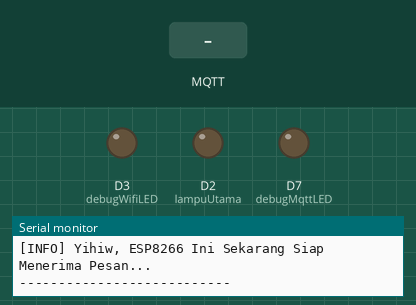
Recording of a sketch running on a simulated ESP8266 (NodeMCU). On the bench: output pins drawn as LEDs (lit = HIGH), the last lines printed to the serial monitor. The test bench sets the inputs (shaded band). WiFi joins after 1.5 s; servers stay silent unless stated; no MQTT or app messages arrive unless stated.

Above: at 5.7 s.
5.8 s: MQTT message "ON" arrives on the first subscribed topic
At 6.6 s:
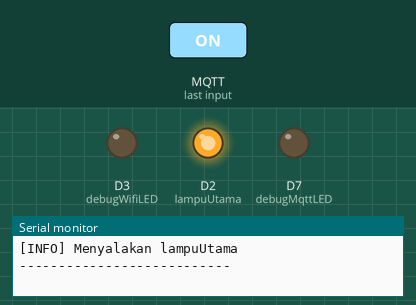
7.3 s: MQTT message "OFF" arrives on the first subscribed topic
At 7.8 s:
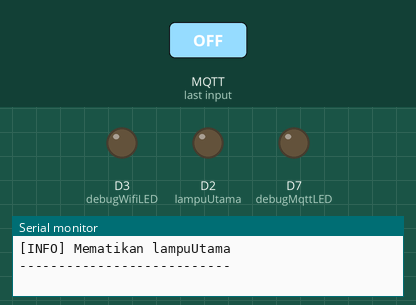
Timing chart, 0 to 10.3 s (numbered marks = the images above; inputs shaded):
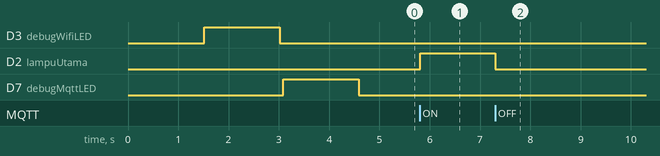

The sketch:

softest.ino
```cpp
#include <ESP8266WiFi.h>
#include <PubSubClient.h>

// Konfigurasi WiFi
const char *ssid = "wifi_ssid_name";         // Nama SSID WiFi
const char *password = "wifi_pass"; // Password WiFi

// Identitas Ruangan Target
const char *nama_ruangan = "lab-mm"; // Nama ruangan target

// Topic yang di-listen oleh ESP8266
String mqtt_topic_subscribe = "/tif/" + String(nama_ruangan); // MQTT topic subscribe

// Konfigurasi terhadap MQTT Broker
const char *mqtt_broker = "mqtt_broker";      // Alamat IP MQTT broker
const char *mqtt_username = "mqtt_username";        // MQTT username untuk autentikasi
const char *mqtt_password = "mqtt_pass"; // MQTT password untuk autentikasi
const int mqtt_port = 1883;                  // Port MQTT broker

const int debugMqttLED = D7; // Pin untuk indikator status koneksi dengan MQTT Broker
const int debugWifiLED = D3; // Pin untuk indikator status koneksi dengan WiFi
const int lampuUtama = D2; // Pin untuk lampu utama

// Inisisialisasi variabel objek global library
WiFiClient espClient;
PubSubClient mqtt_client(espClient);

// Pemanggilan fungsi utama dari program ini, dari konektivitas ke WiFi hingga koneksi ke MQTT Broker
void connectToWiFi();
void connectToMQTTBroker();
void mqttCallback(char *topic, byte *payload, unsigned int length);

void setup()
{
    // Inisialisasi Serial Monitor untuk melihat print statement dan prosesdebugging
    Serial.begin(115200);

    // Inisialisasi pin lampu-lampu sebagai OUTPUT
    pinMode(lampuUtama, OUTPUT);
    pinMode(debugWifiLED, OUTPUT);
    pinMode(debugMqttLED, OUTPUT);

    // Inisialisasi koneksi ke WiFi dan MQTT Broker
    connectToWiFi();
    mqtt_client.setServer(mqtt_broker, mqtt_port);
    mqtt_client.setCallback(mqttCallback);
    connectToMQTTBroker();
}

void connectToWiFi()
{
    // Melakukan koneksi ke WiFi
    WiFi.begin(ssid, password);

    while (WiFi.status() != WL_CONNECTED)
    {
        // Print statement untuk memberi tahu progress uji coba konektivitas wifi
        Serial.print("#--Connecting--# ");
        delay(500);

        // Jika belum terkoneksi ke WiFi, maka LED indikator masih akan mati
        digitalWrite(debugWifiLED, LOW);
    }

    // Melihat log informasi wifi yang akan dicoba dikoneksikan
    Serial.println("\n[INFO] Dibawah ini merupakan kredensial WiFi yang dihubungkan...");
    Serial.println("[INFO] WiFi SSID: " + String(ssid));
    Serial.println("[INFO] WiFi Password: " + String(password));

    // Print statement untuk memberi tahu bahwa wifi sudah berhasil dikoneksikan
    Serial.println("[INFO] Yeay, berhasil terkoneksi ke WiFi!");
    Serial.println("---------------------------");

    // Jika sudah terkoneksi ke WiFi, maka LED indikator status konektivitas wifi akan menyala selama 1,5 detik
    digitalWrite(debugWifiLED, HIGH);
    delay(1500);
    digitalWrite(debugWifiLED, LOW);
}

void connectToMQTTBroker()
{
    // Melihat log informasi MQTT Broker yang akan dicoba dikoneksikan
    Serial.println("[INFO] Mencoba menghubungkan ke MQTT Broker sesuai kredensial dibawah ini...");
    Serial.println("[INFO] MQTT Broker: " + String(mqtt_broker));
    Serial.println("[INFO] MQTT Port: " + String(mqtt_port));
    Serial.println("[INFO] MQTT Username: " + String(mqtt_username));
    Serial.println("[INFO] MQTT Password: " + String(mqtt_password));
    Serial.println("[INFO] MQTT Topic Subscribe: " + mqtt_topic_subscribe);

    while (!mqtt_client.connected())
    {
        // Melakukan pembuatan client ID yang unik untuk ESP8266, dan melihat client ID yang akan digunakan
        String client_id = "esp8266-client-" + String(WiFi.macAddress());
        Serial.printf("[INFO] Mencoba menghubungkan ke MQTT Broker dengan client ID: %s.....\n", client_id.c_str());

        // Jika gagal terkoneksi ke MQTT Broker, maka akan mencoba kembali setiap 5 detik sekali
        if (mqtt_client.connect(client_id.c_str(), mqtt_username, mqtt_password))
        {
            // Jika berhasil terkoneksi ke MQTT Broker, maka LED indikator status konektivitas MQTT Broker akan menyala selama 1,5 detik
            Serial.println("[INFO] Yeay, berhasil terkoneksi ke MQTT Broker!");
            digitalWrite(debugMqttLED, HIGH);
            delay(1500);
            digitalWrite(debugMqttLED, LOW);

            // Melakukan subscribe pada topic yang di-listen oleh ESP8266 tadi
            mqtt_client.subscribe(mqtt_topic_subscribe.c_str()); // Menggunakan c_str() untuk mengonversi String ke const char*

            // Print statement untuk memberi tahu bahwa ESP8266 sudah berhasil subscribe ke topic yang ditentukan di-awal
            Serial.printf("[INFO] Berhasil subscribe ke topic: %s\n", mqtt_topic_subscribe.c_str());
            Serial.println("---------------------------");
            Serial.println("[INFO] Yihiw, ESP8266 Ini Sekarang Siap Menerima Pesan...");
            Serial.println("---------------------------");
        }
        else
        {
            // Print statement untuk memberi tahu bahwa gagal terkoneksi ke MQTT Broker
            Serial.print("[INFO] Gagal terkoneksi ke MQTT Broker, rc=");
            Serial.print(mqtt_client.state());
            Serial.println("[INFO] Pencobaan koneksi ke MQTT Broker akan dilakukan setiap 5 detik sekali...");
            Serial.println("---------------------------");
            delay(5000);
            digitalWrite(debugMqttLED, LOW);
        }
    }
}

void mqttCallback(char *topic, byte *payload, unsigned int length)
{
    // Melihat log informasi notif pesan MQTT masuk dan isi pesan MQTT yang diterima oleh ESP8266
    Serial.print("[INFO] Ada pesan MQTT masuk di-topik: ");
    Serial.println(topic);
    Serial.print("[INFO] Isi Pesan MQTT yang diterima oleh ESP8266: ");

    // Mengonversi payload pesan MQTT menjadi String dan menampilkannya
    String msg;
    for (unsigned int i = 0; i < length; i++)
    {
        msg += (char)payload[i];
    }
    Serial.println(msg);

    // Melakukan pengecekan isi pesan MQTT yang diterima oleh ESP8266
    if (msg == "ON")
    {
        // Jika pesan MQTT yang diterima oleh ESP8266 adalah "ON", maka akan menyalakan lampu utama
        Serial.println("[INFO] Menyalakan lampuUtama");
        digitalWrite(lampuUtama, HIGH); // Log Secara Fisik, Turn lampuUtama ON
    }
    else if (msg == "OFF")
    {
        // Jika pesan MQTT yang diterima oleh ESP8266 adalah "OFF", maka akan mematikan lampu utama
        Serial.println("[INFO] Mematikan lampuUtama");
        digitalWrite(lampuUtama, LOW); // Log Secara Fisik, Turn lampuUtama OFF
    }

    Serial.println("---------------------------");
}

void loop()
{
    if (!mqtt_client.connected())
    {
        connectToMQTTBroker();
    }
    mqtt_client.loop();
}
```

Measured:
- after the input at 5.8 s, D2 (lampuUtama): LOW → HIGH at once
- after the input at 7.3 s, D2 (lampuUtama): HIGH → LOW at once
